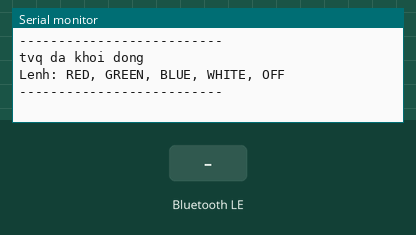
A sketch run on a simulated ESP32-S3. Parts: the last lines printed to the serial monitor. Inputs (shaded band) come from the test bench. Nothing arrives over Bluetooth unless stated; a phone connects over Bluetooth LE 3 s after start.

Above: at 2.5 s.
2.6 s: Bluetooth LE write "RED" received
At 3.7 s:
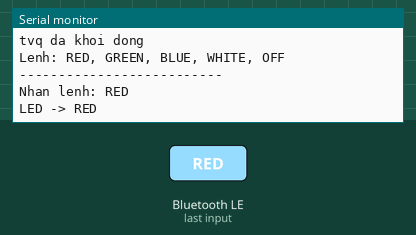
4.1 s: Bluetooth LE write "GREEN" received
At 5.0 s:
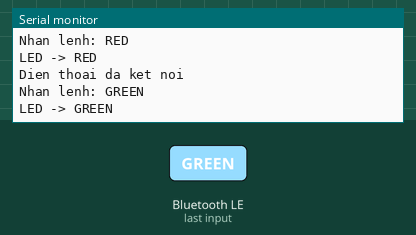
5.6 s: Bluetooth LE write "BLUE" received
At 6.1 s:
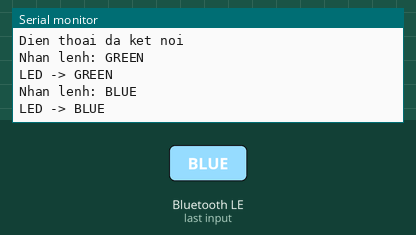
7.1 s: Bluetooth LE write "WHITE" received
At 8.3 s:
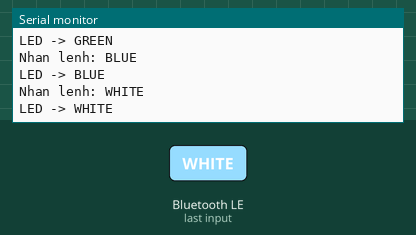
8.6 s: Bluetooth LE write "OFF" received
At 9.6 s:
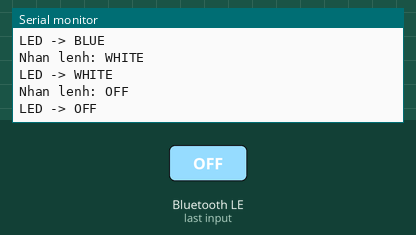

Measured:
- after the input at 2.6 s, the serial monitor: prints a new line after 0.05 s (image 1)
- after the input at 4.1 s, the serial monitor: prints a new line after 0.05 s (image 2)
- after the input at 5.6 s, the serial monitor: prints a new line after 0.05 s (image 3)
- after the input at 7.1 s, the serial monitor: prints a new line after 0.05 s (image 4)
- after the input at 8.6 s, the serial monitor: prints a new line after 0.05 s (image 5)

The sketch:

sketch_oct15a.ino
```cpp
#include <BLEDevice.h>
#include <BLEServer.h>
#include <BLEUtils.h>

// LED RGB trên board ESP32-S3
#define RGB_PIN     48  // Đổi thành 38 nếu LED board dùng GPIO38
#define BRIGHTNESS  40

#define SERVICE_UUID        "12345678-1234-1234-1234-123456789000"
#define CHARACTERISTIC_UUID "12345678-1234-1234-1234-123456789001"

const char *DEVICE_NAME = "tvq";

BLEServer *pServer;

void setColor(uint8_t r, uint8_t g, uint8_t b) {
#if ESP_ARDUINO_VERSION_MAJOR >= 3
  rgbLedWrite(RGB_PIN, r, g, b);
#else
  neopixelWrite(RGB_PIN, r, g, b);
#endif
}

class ServerCallback : public BLEServerCallbacks {
  void onConnect(BLEServer *s) override {
    Serial.println("Dien thoai da ket noi");
  }

  void onDisconnect(BLEServer *s) override {
    Serial.println("Da ngat ket noi -> phat BLE lai");
    BLEDevice::startAdvertising();
  }
};

class CommandCallback : public BLECharacteristicCallbacks {
  void onWrite(BLECharacteristic *pCharacteristic) override {
    String value = pCharacteristic->getValue().c_str();

    value.trim();
    value.toUpperCase();

    Serial.print("Nhan lenh: ");
    Serial.println(value);

    if (value == "RED") {
      setColor(BRIGHTNESS, 0, 0);
    } else if (value == "GREEN") {
      setColor(0, BRIGHTNESS, 0);
    } else if (value == "BLUE") {
      setColor(0, 0, BRIGHTNESS);
    } else if (value == "WHITE") {
      setColor(BRIGHTNESS, BRIGHTNESS, BRIGHTNESS);
    } else if (value == "OFF") {
      setColor(0, 0, 0);
    } else {
      Serial.println("Lenh khong hop le");
      Serial.println("Dung: RED, GREEN, BLUE, WHITE, OFF");
      return;
    }

    Serial.print("LED -> ");
    Serial.println(value);
  }
};

void setup() {
  Serial.begin(115200);
  delay(1000);

  setColor(0, 0, 0);

  // Khoi tao BLE voi ten tvq
  BLEDevice::init(DEVICE_NAME);

  pServer = BLEDevice::createServer();
  pServer->setCallbacks(new ServerCallback());

  BLEService *pService = pServer->createService(SERVICE_UUID);

  BLECharacteristic *pCharacteristic =
      pService->createCharacteristic(
          CHARACTERISTIC_UUID,
          BLECharacteristic::PROPERTY_WRITE
      );

  pCharacteristic->setCallbacks(new CommandCallback());
  pService->start();

  BLEAdvertising *pAdvertising = BLEDevice::getAdvertising();

  // Ten thiet bi trong goi quang ba chinh
  BLEAdvertisementData advData;
  advData.setFlags(0x06);
  advData.setName(DEVICE_NAME);
  pAdvertising->setAdvertisementData(advData);

  // UUID dich vu trong goi scan response
  BLEAdvertisementData scanData;
  scanData.setCompleteServices(BLEUUID(SERVICE_UUID));
  pAdvertising->setScanResponseData(scanData);

  pAdvertising->setScanResponse(true);
  BLEDevice::startAdvertising();

  // Nhay xanh la bao khoi dong
  setColor(0, BRIGHTNESS, 0);
  delay(300);
  setColor(0, 0, 0);

  Serial.println("--------------------------");
  Serial.println("tvq da khoi dong");
  Serial.println("Lenh: RED, GREEN, BLUE, WHITE, OFF");
  Serial.println("--------------------------");
}

void loop() {
}
```
